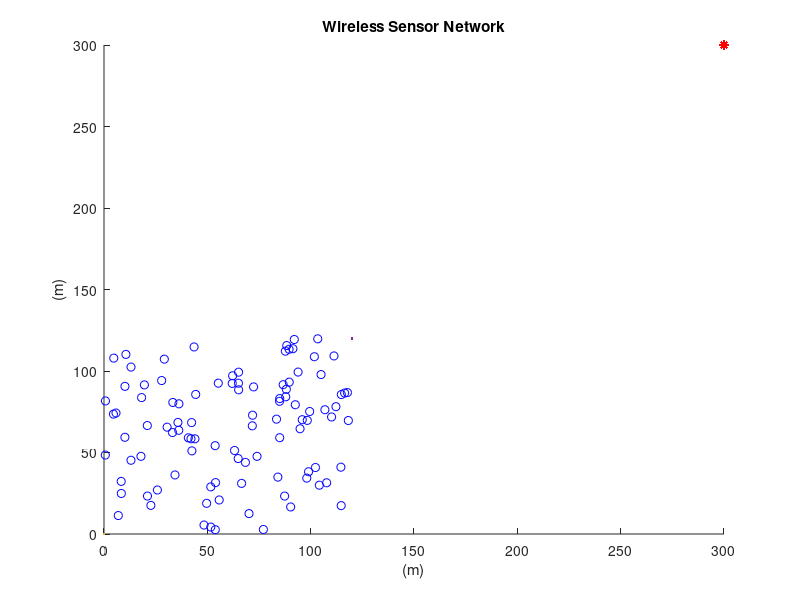
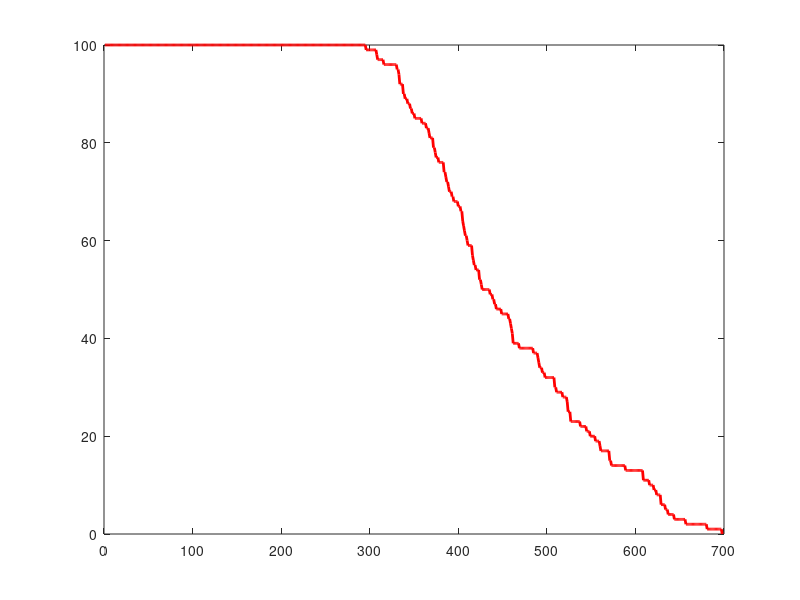

Reproduce these figures in MATLAB, in order. (Note: this script raises an error after producing the figures.)
close all;
clear;
clc;

%%%%%%%%%%%%%%%%%%%% Network Establishment Parameters %%%%%%%%%%%%%%%%%%%%
%%% Area of Operation %%%
% Field Dimensions in meters %
xm = 120;
ym = 120;
x = 0; % added for better display results of the plot
y = 0; % added for better display results of the plot
% Number of Nodes in the field %
n = 100;
% Number of Dead Nodes in the beginning %
dead_nodes = 0;
% Coordinates of the Sink (location is predetermined in this simulation) %
sinkx = 300;
sinky = 300;
%%% Energy Values %%%
% Initial Energy of a Node (in Joules) % 
Eo = 1; % units in Joules
% Energy required to run circuitry (both for transmitter and receiver) %
Eelec = 50 * 10^(-9); % units in Joules/bit
ETx = 50 * 10^(-9); % units in Joules/bit
ERx = 50 * 10^(-9); % units in Joules/bit
% Transmit Amplifier Types %
Eamp = 100 * 10^(-12); % units in Joules/bit/m^2 (amount of energy spent by the amplifier to transmit the bits)
% Data Aggregation Energy %
EDA = 5 * 10^(-9); % units in Joules/bit
% Size of data package %
k = 4000; % units in bits
% Suggested percentage of cluster head %
p = 0.05; % a 5 percent of the total amount of nodes used in the network is proposed to give good results
% Number of Clusters %
No = p * n;
% Round of Operation %
rnd = 0;
% Current Number of operating Nodes %
operating_nodes = n;
transmissions = 0;
temp_val = 0;
flag1stdead = 0;

%%%%%%%%%%%%%%%%%%%%%%%%%%% End of Parameters %%%%%%%%%%%%%%%%%%%%%%%%%%%%
            %%% Creation of the Wireless Sensor Network %%%
% Plotting the WSN %
for i = 1:n
    SN(i).id = i; % sensor's ID number
    SN(i).x = rand(1, 1) * xm; % X-axis coordinates of sensor node
    SN(i).y = rand(1, 1) * ym; % Y-axis coordinates of sensor node
    SN(i).E = Eo; % nodes energy levels (initially set to be equal to "Eo"
    SN(i).role = 0; % node acts as normal if the value is '0', if elected as a cluster head it  gets the value '1' (initially all nodes are normal)
    SN(i).cluster = 0; % the cluster which a node belongs to
    SN(i).cond = 1; % States the current condition of the node. when the node is operational its value is =1 and when dead =0
    SN(i).rop = 0; % number of rounds node was operational
    SN(i).rleft = 0; % rounds left for node to become available for Cluster Head election
    SN(i).dtch = 0; % nodes distance from the cluster head of the cluster in which he belongs
    SN(i).dts = 0; % nodes distance from the sink
    SN(i).tel = 0; % states how many times the node was elected as a Cluster Head
    SN(i).rn = 0; % round node got elected as cluster head
    SN(i).chid = 0; % node ID of the cluster head which the "i" normal node belongs to
    
    % Initialize last_value and value for TEEN protocol
    SN(i).last_value = 0; % Initial last sensed value
    SN(i).value = rand() * 10; % Random initial sensed value
    
    hold on;
    figure(1)
    plot(x, y, xm, ym, SN(i).x, SN(i).y, 'ob', sinkx, sinky, '*r');
    title 'Wireless Sensor Network';
    xlabel '(m)';
    ylabel '(m)';
end

% Setting Thresholds for TEEN Protocol
HT = 5; % Hard Threshold
ST = 2; % Soft Threshold

                      %%%%%% Set-Up Phase %%%%%% 
first_dead = -1;
middle_dead = -1;
last_dead = -1;
remaining_energy=[];                      
total_energy = [];  
energy_per_round=[];
while operating_nodes > 0
    % Displays Current Round %     
    rnd     
    % Threshold Value %
    t = (p / (1 - p * (mod(rnd, 1 / p))));
    
    % Re-election Value %
    tleft = mod(rnd, 1 / p);
 
    % Resetting Previous Amount Of Cluster Heads In the Network %
    CLheads = 0;
    
    % Resetting Previous Amount Of Energy Consumed In the Network on the Previous Round %
    energy = 0;
 
    % Cluster Heads Election %
    for i = 1:n
        SN(i).cluster = 0; % resetting cluster in which the node belongs to
        SN(i).role = 0; % resetting node role
        SN(i).chid = 0; % resetting cluster head id
        if SN(i).rleft > 0
            SN(i).rleft = SN(i).rleft - 1;
        end
        if (SN(i).E > 0) && (SN(i).rleft == 0)
            generate = rand;    
            if generate < t
                SN(i).role = 1; % assigns the node role of a cluster head
                SN(i).rn = rnd; % Assigns the round that the cluster head was elected to the data table
                SN(i).tel = SN(i).tel + 1;   
                SN(i).rleft = 1 / p - tleft; % rounds for which the node will be unable to become a CH
                SN(i).dts = sqrt((sinkx - SN(i).x)^2 + (sinky - SN(i).y)^2); % calculates the distance between the sink and the cluster head
                CLheads = CLheads + 1; % sum of cluster heads that have been elected 
                SN(i).cluster = CLheads; % cluster of which the node got elected to be cluster head
                CL(CLheads).x = SN(i).x; % X-axis coordinates of elected cluster head
                CL(CLheads).y = SN(i).y; % Y-axis coordinates of elected cluster head
                CL(CLheads).id = i; % Assigns the node ID of the newly elected cluster head to an array
            end
        end
    end
        
    % Fixing the size of "CL" array %
    CL = CL(1:CLheads);
  
    % Grouping the Nodes into Clusters & calculating the distance between node and cluster head %
    for i = 1:n
        if (SN(i).role == 0) && (SN(i).E > 0) && (CLheads > 0) % if node is normal
            for m = 1:CLheads
                d(m) = sqrt((CL(m).x - SN(i).x)^2 + (CL(m).y - SN(i).y)^2);
            end
            d = d(1:CLheads); % fixing the size of "d" array
            [M, I] = min(d(:)); % finds the minimum distance of node to CH
            [Row, Col] = ind2sub(size(d), I); % displays the Cluster Number in which this node belongs too
            SN(i).cluster = Col; % assigns node to the cluster
            SN(i).dtch = d(Col); % assigns the distance of node to CH
            SN(i).chid = CL(Col).id;
        end
    end
        
                       %%%%%% Steady-State Phase %%%%%%
    % Energy Dissipation for normal nodes %
    for i = 1:n
        if (SN(i).cond == 1) && (SN(i).role == 0) && (CLheads > 0)
            if SN(i).E > 0
                % Check thresholds for TEEN
                if (abs(SN(i).last_value - SN(i).value) >= ST) && (SN(i).value > HT)
                    ETx = Eelec * k + Eamp * k * SN(i).dtch^2;
                    SN(i).E = SN(i).E - ETx;
                    energy = energy + ETx;
                    
                    % Dissipation for cluster head during reception
                    if SN(SN(i).chid).E > 0 && SN(SN(i).chid).cond == 1 && SN(SN(i).chid).role == 1
                        ERx = (Eelec + EDA) * k;
                        SN(SN(i).chid).E = SN(SN(i).chid).E - ERx;
                        energy = energy + ERx;
                        transmissions = transmissions + 1;
                        % Cluster heads energy depletion
                        if SN(SN(i).chid).E <= 0
                            SN(SN(i).chid).cond = 0;
                            SN(SN(i).chid).rop = rnd;
                            dead_nodes = dead_nodes + 1;
                            operating_nodes = operating_nodes - 1;
                        end
                    end
                    % Update last sensed value
                    SN(i).last_value = SN(i).value;
                end
            end
            if SN(i).E <= 0
                dead_nodes = dead_nodes + 1;
                operating_nodes = operating_nodes - 1;
                SN(i).cond = 0;
                SN(i).chid = 0;
                SN(i).rop = rnd;
            end
        end
    end

    % Energy Dissipation for cluster head nodes %
    for i = 1:n
        if (SN(i).cond == 1) && (SN(i).role == 1)
            if SN(i).E > 0
                ETx = (Eelec + EDA) * k + Eamp * k * SN(i).dts^2;
                SN(i).E = SN(i).E - ETx;
                energy = energy + ETx;
            end
            if SN(i).E <= 0
                dead_nodes = dead_nodes + 1;
                operating_nodes = operating_nodes - 1;
                SN(i).cond = 0;
                SN(i).rop = rnd;
            end
        end
    end
   
    if operating_nodes < n && temp_val == 0
        temp_val = 1;
        flag1stdead = rnd;
    end
    if rnd>=1
      remaining_energy(rnd) = sum([SN([SN.cond] == 1).E]);
    end
% Display Number of Cluster Heads of this round %
%CLheads;
    if rnd == 1
         total_energy(rnd) = energy;
    elseif rnd >= 2
         total_energy(rnd) = total_energy(rnd - 1) + energy; % accumulate energy
    end
    if rnd == 1
       energy_per_round(rnd) = energy;
    elseif rnd >= 2
       energy_per_round(rnd) = energy; % accumulate energy
    end
    % Lưu trữ vòng chết của nút đầu tiên, giữa và cuối cùng
    if first_dead == -1 && dead_nodes > 0
        first_dead = rnd;
    end
    if middle_dead == -1 && dead_nodes >= 50
        middle_dead = rnd;
    end
    if last_dead == -1 && dead_nodes == 100
        last_dead = rnd;
    end
    % Next Round %
    rnd = rnd + 1;

    tr(transmissions) = operating_nodes;
    op(rnd) = operating_nodes;

    if energy > 0
        nrg(transmissions) = energy;
    end
end

sum = 0;
for i = 1:flag1stdead
    if i <= length(nrg)
        sum = nrg(i) + sum;
    end
end
temp1 = sum / flag1stdead;
temp2 = temp1 / n;
for i = 1:flag1stdead
    avg_node(i) = temp2;
end
    
% Plotting Simulation Results "Operating Nodes per Round" %
figure(2)
plot(1:rnd, op(1:rnd), '-r', 'LineWidth', 2);

% Transpose the data to write in vertical format
T = table((1:rnd)', op(1:rnd)');
writetable(T, 'teen.txt')

title({'TEEN'; 'Operating Nodes per Round'});
xlabel('Rounds');
ylabel('Operational Nodes');
hold on;

% Plotting Simulation Results  %
figure(3)
plot(1:transmissions, tr(1:transmissions), '-r', 'Linewidth', 2);
title({'TEEN'; 'Operational Nodes per Transmission';})
xlabel 'Transmissions';
ylabel 'Operational Nodes';
hold on;

% Plotting Simulation Results  %
figure(4)
%plot(1:flag1stdead, nrg(1:flag1stdead), '-r', 'Linewidth', 2);
title({'TEEN'; 'Energy consumed per Transmission';})
xlabel 'Transmission';
ylabel 'Energy ( J )';
hold on;

% Plotting Simulation Results  %
figure(5)
plot(1:flag1stdead, avg_node(1:flag1stdead), '-r', 'Linewidth', 2);
title({'TEEN'; 'Average Energy consumed by a Node per Transmission';});
xlabel 'Transmissions';
ylabel 'Energy ( J )';
hold on;
figure(6)
plot(1:rnd-1, total_energy(1:rnd-1), '-r', 'LineWidth', 2);
A = table((1:rnd-1)', total_energy(1:rnd-1)');
writetable(A, 'Teen_total_energy.txt')
title({'TEEN'; 'Total Energy used by all Active Nodes per Round'});
xlabel('Rounds');
ylabel('Total Energy ( J )');
hold on;

% Plotting total remaining energy of all active nodes per round
figure(7) 
plot(1:rnd-1, remaining_energy(1:rnd-1), '-b', 'LineWidth', 2);
B = table((1:rnd-1)', remaining_energy(1:rnd-1)');
writetable(B, 'Teen_remain_energy.txt')
title({'TEEN'; 'Total Remaining Energy of All Active Nodes per Round'});
xlabel('Rounds');
ylabel('Total Remaining Energy ( J )');
hold on;
figure(8)
plot(1:rnd-1,energy_per_round(1:rnd-1),'-b','Linewidth',2);
C = table((1:rnd-1)', energy_per_round(1:rnd-1)');
writetable(C, 'Teen_energy_per_round.txt')
title ({'PEGASIS'; ' Energy per round All Nodes per Transmission';})
xlabel 'Transmissions';
ylabel 'Total Energy ( J )';
hold on;
disp(['Vòng mà nút đầu tiên chết: ', num2str(first_dead)]);
disp(['Vòng mà nút giữa chết: ', num2str(middle_dead)]);
disp(['Vòng mà nút cuối cùng chết: ', num2str(last_dead)]);
